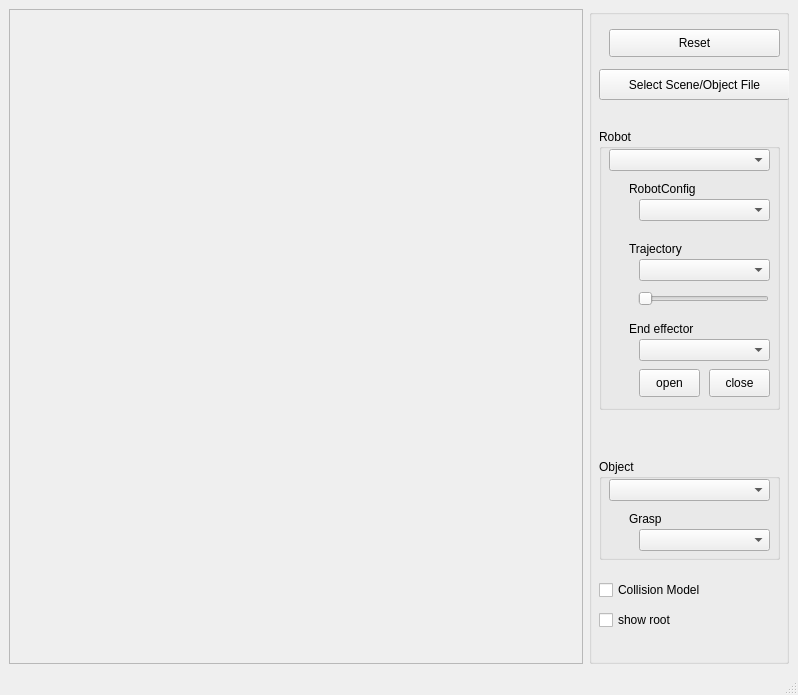
<?xml version="1.0" encoding="UTF-8"?>
<ui version="4.0">
 <class>MainWindowShowScene</class>
 <widget class="QMainWindow" name="MainWindowShowScene">
  <property name="geometry">
   <rect>
    <x>0</x>
    <y>0</y>
    <width>798</width>
    <height>695</height>
   </rect>
  </property>
  <property name="windowTitle">
   <string> VirtualRobot - ShowScene</string>
  </property>
  <widget class="QWidget" name="centralwidget">
   <layout class="QGridLayout" name="gridLayout">
    <item row="0" column="0">
     <widget class="QFrame" name="frameViewer">
      <property name="frameShape">
       <enum>QFrame::StyledPanel</enum>
      </property>
      <property name="frameShadow">
       <enum>QFrame::Raised</enum>
      </property>
     </widget>
    </item>
    <item row="0" column="1">
     <widget class="QGroupBox" name="groupBox">
      <property name="maximumSize">
       <size>
        <width>200</width>
        <height>16777215</height>
       </size>
      </property>
      <property name="title">
       <string/>
      </property>
      <widget class="QPushButton" name="pushButtonReset">
       <property name="geometry">
        <rect>
         <x>20</x>
         <y>20</y>
         <width>171</width>
         <height>28</height>
        </rect>
       </property>
       <property name="text">
        <string>Reset</string>
       </property>
      </widget>
      <widget class="QPushButton" name="pushButtonLoad">
       <property name="geometry">
        <rect>
         <x>10</x>
         <y>60</y>
         <width>191</width>
         <height>31</height>
        </rect>
       </property>
       <property name="text">
        <string>Select Scene/Object File</string>
       </property>
      </widget>
      <widget class="QGroupBox" name="groupBox_2">
       <property name="geometry">
        <rect>
         <x>10</x>
         <y>120</y>
         <width>181</width>
         <height>281</height>
        </rect>
       </property>
       <property name="title">
        <string>Robot</string>
       </property>
       <widget class="QComboBox" name="comboBoxRobot">
        <property name="geometry">
         <rect>
          <x>10</x>
          <y>20</y>
          <width>161</width>
          <height>22</height>
         </rect>
        </property>
       </widget>
       <widget class="QComboBox" name="comboBoxRobotConfig">
        <property name="geometry">
         <rect>
          <x>40</x>
          <y>70</y>
          <width>131</width>
          <height>22</height>
         </rect>
        </property>
       </widget>
       <widget class="QLabel" name="label_2">
        <property name="geometry">
         <rect>
          <x>30</x>
          <y>50</y>
          <width>91</width>
          <height>20</height>
         </rect>
        </property>
        <property name="text">
         <string>RobotConfig</string>
        </property>
       </widget>
       <widget class="QComboBox" name="comboBoxTrajectory">
        <property name="geometry">
         <rect>
          <x>40</x>
          <y>130</y>
          <width>131</width>
          <height>22</height>
         </rect>
        </property>
       </widget>
       <widget class="QLabel" name="label_3">
        <property name="geometry">
         <rect>
          <x>30</x>
          <y>110</y>
          <width>91</width>
          <height>20</height>
         </rect>
        </property>
        <property name="text">
         <string>Trajectory</string>
        </property>
       </widget>
       <widget class="QSlider" name="horizontalSlider">
        <property name="geometry">
         <rect>
          <x>39</x>
          <y>160</y>
          <width>131</width>
          <height>20</height>
         </rect>
        </property>
        <property name="maximum">
         <number>999</number>
        </property>
        <property name="orientation">
         <enum>Qt::Horizontal</enum>
        </property>
       </widget>
       <widget class="QLabel" name="label_4">
        <property name="geometry">
         <rect>
          <x>30</x>
          <y>190</y>
          <width>91</width>
          <height>20</height>
         </rect>
        </property>
        <property name="text">
         <string>End effector</string>
        </property>
       </widget>
       <widget class="QComboBox" name="comboBoxEEF">
        <property name="geometry">
         <rect>
          <x>40</x>
          <y>210</y>
          <width>131</width>
          <height>22</height>
         </rect>
        </property>
       </widget>
       <widget class="QPushButton" name="pushButtonEEFOpen">
        <property name="geometry">
         <rect>
          <x>40</x>
          <y>240</y>
          <width>61</width>
          <height>28</height>
         </rect>
        </property>
        <property name="text">
         <string>open</string>
        </property>
       </widget>
       <widget class="QPushButton" name="pushButtonEEFClose">
        <property name="geometry">
         <rect>
          <x>110</x>
          <y>240</y>
          <width>61</width>
          <height>28</height>
         </rect>
        </property>
        <property name="text">
         <string>close</string>
        </property>
       </widget>
      </widget>
      <widget class="QGroupBox" name="groupBox_3">
       <property name="geometry">
        <rect>
         <x>10</x>
         <y>450</y>
         <width>181</width>
         <height>101</height>
        </rect>
       </property>
       <property name="title">
        <string>Object</string>
       </property>
       <widget class="QComboBox" name="comboBoxObject">
        <property name="geometry">
         <rect>
          <x>10</x>
          <y>20</y>
          <width>161</width>
          <height>22</height>
         </rect>
        </property>
       </widget>
       <widget class="QComboBox" name="comboBoxGrasp">
        <property name="geometry">
         <rect>
          <x>40</x>
          <y>70</y>
          <width>131</width>
          <height>22</height>
         </rect>
        </property>
       </widget>
       <widget class="QLabel" name="label_5">
        <property name="geometry">
         <rect>
          <x>30</x>
          <y>50</y>
          <width>91</width>
          <height>20</height>
         </rect>
        </property>
        <property name="text">
         <string>Grasp</string>
        </property>
       </widget>
      </widget>
      <widget class="QCheckBox" name="checkBoxColModel">
       <property name="geometry">
        <rect>
         <x>10</x>
         <y>570</y>
         <width>181</width>
         <height>22</height>
        </rect>
       </property>
       <property name="text">
        <string>Collision Model</string>
       </property>
      </widget>
      <widget class="QCheckBox" name="checkBoxRoot">
       <property name="geometry">
        <rect>
         <x>10</x>
         <y>600</y>
         <width>181</width>
         <height>22</height>
        </rect>
       </property>
       <property name="text">
        <string>show root</string>
       </property>
      </widget>
     </widget>
    </item>
   </layout>
  </widget>
  <widget class="QMenuBar" name="menubar">
   <property name="geometry">
    <rect>
     <x>0</x>
     <y>0</y>
     <width>798</width>
     <height>25</height>
    </rect>
   </property>
  </widget>
  <widget class="QStatusBar" name="statusbar"/>
 </widget>
 <resources/>
 <connections/>
</ui>
